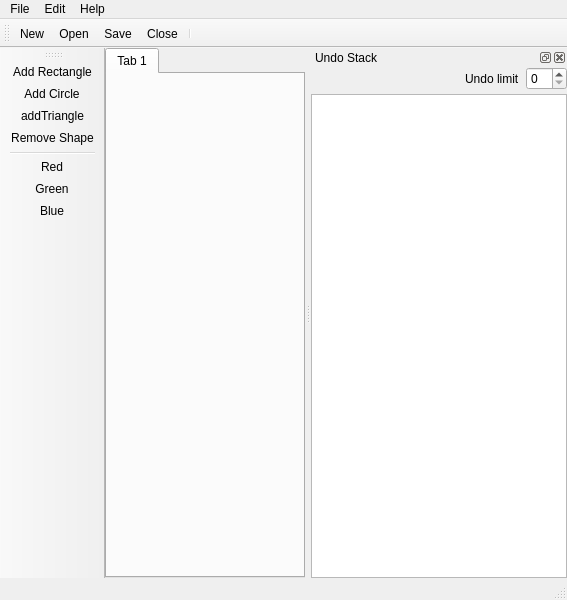
<ui version="4.0" >
 <class>MainWindow</class>
 <widget class="QMainWindow" name="MainWindow" >
  <property name="geometry" >
   <rect>
    <x>0</x>
    <y>0</y>
    <width>567</width>
    <height>600</height>
   </rect>
  </property>
  <property name="iconSize" >
   <size>
    <width>32</width>
    <height>32</height>
   </size>
  </property>
  <widget class="QWidget" name="centralwidget" >
   <layout class="QVBoxLayout" >
    <property name="margin" >
     <number>0</number>
    </property>
    <property name="spacing" >
     <number>0</number>
    </property>
    <item>
     <widget class="QTabWidget" name="documentTabs" >
      <property name="currentIndex" >
       <number>0</number>
      </property>
      <widget class="QWidget" name="tab" >
       <attribute name="title" >
        <string>Tab 1</string>
       </attribute>
      </widget>
     </widget>
    </item>
   </layout>
  </widget>
  <widget class="QMenuBar" name="menubar" >
   <property name="geometry" >
    <rect>
     <x>0</x>
     <y>0</y>
     <width>567</width>
     <height>27</height>
    </rect>
   </property>
   <widget class="QMenu" name="menuFile" >
    <property name="title" >
     <string>File</string>
    </property>
    <addaction name="actionNew" />
    <addaction name="actionOpen" />
    <addaction name="actionSave" />
    <addaction name="actionClose" />
    <addaction name="separator" />
    <addaction name="actionExit" />
   </widget>
   <widget class="QMenu" name="menuShape" >
    <property name="title" >
     <string>Edit</string>
    </property>
    <widget class="QMenu" name="menuMacros" >
     <property name="title" >
      <string>Macros</string>
     </property>
     <addaction name="actionAddRobot" />
     <addaction name="actionAddSnowman" />
    </widget>
    <addaction name="separator" />
    <addaction name="actionAddCircle" />
    <addaction name="actionAddRectangle" />
    <addaction name="actionAddTriangle" />
    <addaction name="actionRemoveShape" />
    <addaction name="separator" />
    <addaction name="actionRed" />
    <addaction name="actionGreen" />
    <addaction name="actionBlue" />
    <addaction name="separator" />
    <addaction name="menuMacros" />
   </widget>
   <widget class="QMenu" name="menuHelp" >
    <property name="title" >
     <string>Help</string>
    </property>
    <addaction name="actionAbout" />
    <addaction name="actionAboutQt" />
   </widget>
   <addaction name="menuFile" />
   <addaction name="menuShape" />
   <addaction name="menuHelp" />
  </widget>
  <widget class="QStatusBar" name="statusbar" />
  <widget class="QToolBar" name="toolBar" >
   <property name="windowTitle" >
    <string>File actions</string>
   </property>
   <property name="orientation" >
    <enum>Qt::Horizontal</enum>
   </property>
   <attribute name="toolBarArea" >
    <enum>TopToolBarArea</enum>
   </attribute>
   <attribute name="toolBarBreak" >
    <bool>false</bool>
   </attribute>
   <addaction name="actionNew" />
   <addaction name="actionOpen" />
   <addaction name="actionSave" />
   <addaction name="actionClose" />
   <addaction name="separator" />
  </widget>
  <widget class="QToolBar" name="shapeToolBar" >
   <property name="windowTitle" >
    <string>Shape actions</string>
   </property>
   <property name="orientation" >
    <enum>Qt::Vertical</enum>
   </property>
   <attribute name="toolBarArea" >
    <enum>LeftToolBarArea</enum>
   </attribute>
   <attribute name="toolBarBreak" >
    <bool>false</bool>
   </attribute>
   <addaction name="actionAddRectangle" />
   <addaction name="actionAddCircle" />
   <addaction name="actionAddTriangle" />
   <addaction name="actionRemoveShape" />
   <addaction name="separator" />
   <addaction name="actionRed" />
   <addaction name="actionGreen" />
   <addaction name="actionBlue" />
  </widget>
  <widget class="QDockWidget" name="dockWidget" >
   <property name="windowTitle" >
    <string>Undo Stack</string>
   </property>
   <attribute name="dockWidgetArea" >
    <number>2</number>
   </attribute>
   <widget class="QWidget" name="dockWidgetContents" >
    <layout class="QVBoxLayout" >
     <property name="margin" >
      <number>0</number>
     </property>
     <property name="spacing" >
      <number>4</number>
     </property>
     <item>
      <layout class="QHBoxLayout" >
       <property name="margin" >
        <number>0</number>
       </property>
       <property name="spacing" >
        <number>6</number>
       </property>
       <item>
        <spacer>
         <property name="orientation" >
          <enum>Qt::Horizontal</enum>
         </property>
         <property name="sizeHint" >
          <size>
           <width>40</width>
           <height>20</height>
          </size>
         </property>
        </spacer>
       </item>
       <item>
        <widget class="QLabel" name="label" >
         <property name="text" >
          <string>Undo limit</string>
         </property>
        </widget>
       </item>
       <item>
        <widget class="QSpinBox" name="undoLimit" />
       </item>
      </layout>
     </item>
     <item>
      <widget class="QUndoView" name="undoView" >
       <property name="alternatingRowColors" >
        <bool>false</bool>
       </property>
      </widget>
     </item>
    </layout>
   </widget>
  </widget>
  <action name="actionOpen" >
   <property name="icon" >
    <iconset resource="undo.qrc" >:/icons/fileopen.png</iconset>
   </property>
   <property name="text" >
    <string>&amp;Open</string>
   </property>
  </action>
  <action name="actionClose" >
   <property name="icon" >
    <iconset resource="undo.qrc" >:/icons/fileclose.png</iconset>
   </property>
   <property name="text" >
    <string>&amp;Close</string>
   </property>
  </action>
  <action name="actionNew" >
   <property name="icon" >
    <iconset resource="undo.qrc" >:/icons/filenew.png</iconset>
   </property>
   <property name="text" >
    <string>&amp;New</string>
   </property>
  </action>
  <action name="actionSave" >
   <property name="icon" >
    <iconset resource="undo.qrc" >:/icons/filesave.png</iconset>
   </property>
   <property name="text" >
    <string>&amp;Save</string>
   </property>
  </action>
  <action name="actionExit" >
   <property name="icon" >
    <iconset resource="undo.qrc" >:/icons/exit.png</iconset>
   </property>
   <property name="text" >
    <string>E&amp;xit</string>
   </property>
  </action>
  <action name="actionRed" >
   <property name="icon" >
    <iconset resource="undo.qrc" >:/icons/red.png</iconset>
   </property>
   <property name="text" >
    <string>Red</string>
   </property>
  </action>
  <action name="actionGreen" >
   <property name="icon" >
    <iconset resource="undo.qrc" >:/icons/green.png</iconset>
   </property>
   <property name="text" >
    <string>Green</string>
   </property>
  </action>
  <action name="actionBlue" >
   <property name="icon" >
    <iconset resource="undo.qrc" >:/icons/blue.png</iconset>
   </property>
   <property name="text" >
    <string>Blue</string>
   </property>
  </action>
  <action name="actionAddRectangle" >
   <property name="icon" >
    <iconset resource="undo.qrc" >:/icons/rectangle.png</iconset>
   </property>
   <property name="text" >
    <string>Add Rectangle</string>
   </property>
  </action>
  <action name="actionAddCircle" >
   <property name="icon" >
    <iconset resource="undo.qrc" >:/icons/circle.png</iconset>
   </property>
   <property name="text" >
    <string>Add Circle</string>
   </property>
  </action>
  <action name="actionRemoveShape" >
   <property name="icon" >
    <iconset resource="undo.qrc" >:/icons/remove.png</iconset>
   </property>
   <property name="text" >
    <string>Remove Shape</string>
   </property>
  </action>
  <action name="actionAddRobot" >
   <property name="text" >
    <string>Add robot</string>
   </property>
  </action>
  <action name="actionAddSnowman" >
   <property name="text" >
    <string>Add snowan</string>
   </property>
  </action>
  <action name="actionAddTriangle" >
   <property name="icon" >
    <iconset resource="undo.qrc" >:/icons/triangle.png</iconset>
   </property>
   <property name="text" >
    <string>addTriangle</string>
   </property>
  </action>
  <action name="actionAbout" >
   <property name="text" >
    <string>About</string>
   </property>
  </action>
  <action name="actionAboutQt" >
   <property name="text" >
    <string>About Qt</string>
   </property>
  </action>
 </widget>
 <customwidgets>
  <customwidget>
   <class>QUndoView</class>
   <extends>QListView</extends>
   <header>qundoview.h</header>
  </customwidget>
 </customwidgets>
 <resources>
  <include location="undo.qrc" />
 </resources>
 <connections/>
</ui>
